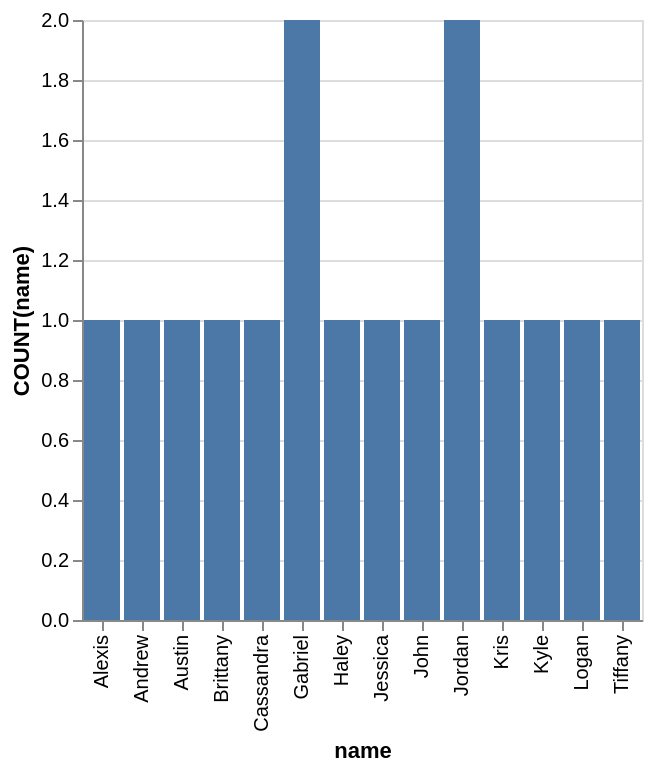

Vega-Lite specification stored for this chart:
### Vega-Lite specification from a JSON file in a GitHub repository (floating-point values rounded to 4 significant figures)
{"data": {"values": [{"x_data": "Alexis", "y_data": 1}, {"x_data": "Andrew", "y_data": 1}, {"x_data": "Austin", "y_data": 1}, {"x_data": "Brittany", "y_data": 1}, {"x_data": "Cassandra", "y_data": 1}, {"x_data": "Gabriel", "y_data": 2}, {"x_data": "Haley", "y_data": 1}, {"x_data": "Jessica", "y_data": 1}, {"x_data": "John", "y_data": 1}, {"x_data": "Jordan", "y_data": 2}, {"x_data": "Kris", "y_data": 1}, {"x_data": "Kyle", "y_data": 1}, {"x_data": "Logan", "y_data": 1}, {"x_data": "Tiffany", "y_data": 1}]}, "mark": "bar", "encoding": {"x": {"field": "x_data", "type": "nominal", "title": "name", "sort": "ascending"}, "y": {"field": "y_data", "type": "quantitative", "title": "COUNT(name)"}}}
